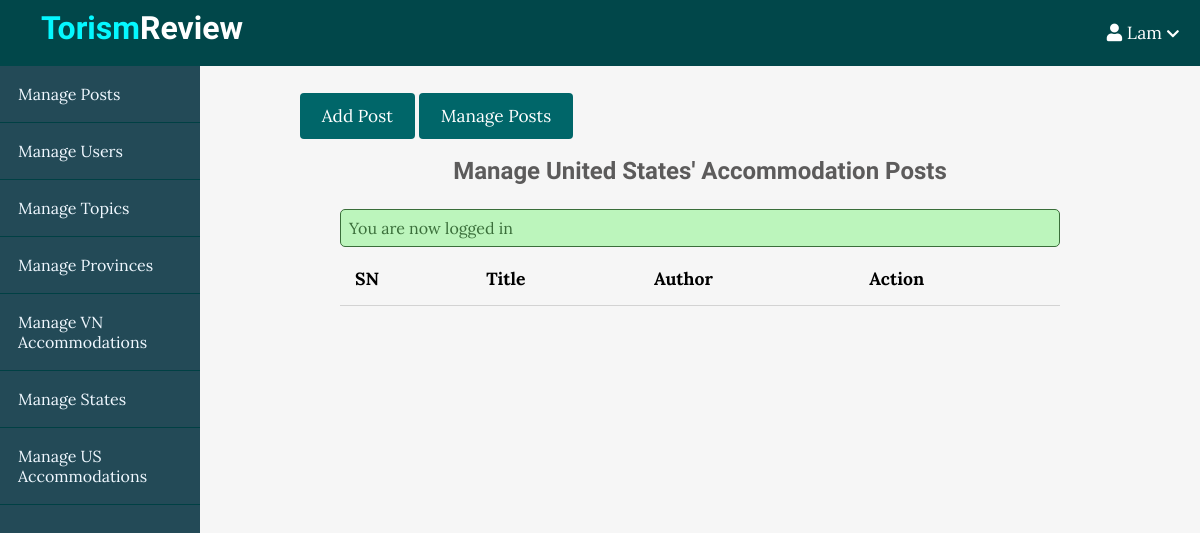
The app's page /admin/usaccomms/index.php (signed in), older data.
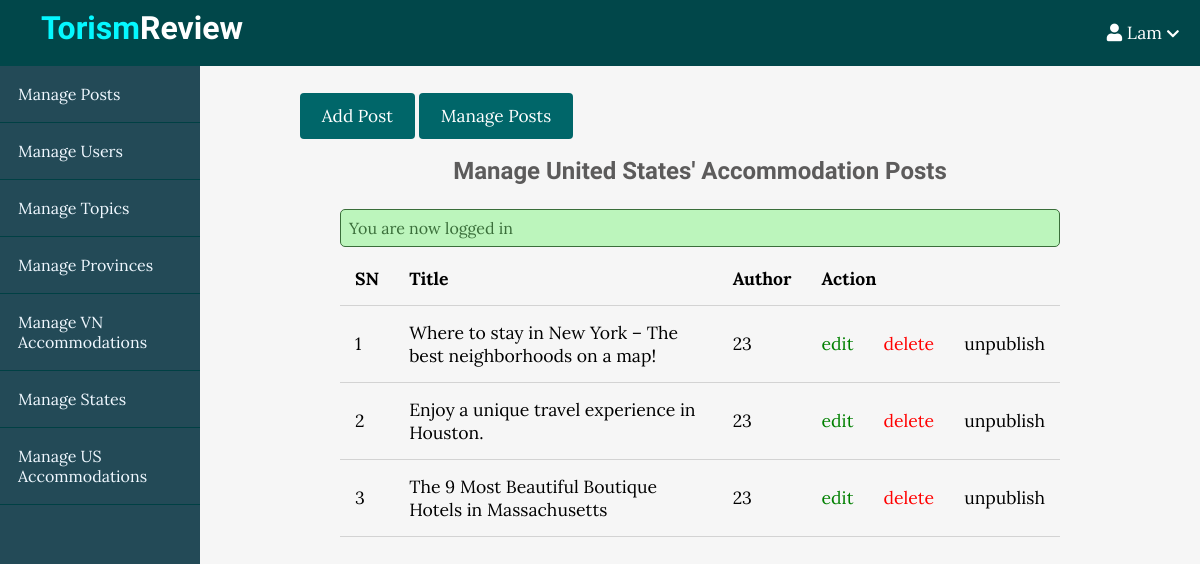
The same page, newer data.
### tables this page shows
CREATE TABLE `usaccomms` (
  `id` int(11) NOT NULL,
  `user_id` int(11) NOT NULL,
  `state_id` int(11) DEFAULT NULL,
  `title` varchar(255) NOT NULL,
  `image` varchar(255) NOT NULL,
  `body` text NOT NULL,
  `published` tinyint(4) NOT NULL,
  `created_at` datetime NOT NULL DEFAULT CURRENT_TIMESTAMP
);

### app/database/db.php (called while the page is built, shortened)
<?php
require('connect.php');
function selectAll($table, $conditions = [])
{
    global $conn;
    $sql = "SELECT * FROM $table";
    if (empty($conditions)) {
        $stmt = $conn->prepare($sql);
        $stmt->execute();
        $records = $stmt->get_result()->fetch_all(MYSQLI_ASSOC);
        return $records;
    }
}

### app/controllers/usaccomms.php (called while the page is built, shortened)
<?php
include(ROOT_PATH . "/app/database/db.php");
$table = 'usaccomms';
$posts = selectAll($table);

### admin/usaccomms/index.php (the view, shortened to what this page needs)
<?php include(ROOT_PATH . "/app/controllers/usaccomms.php");
?>
<!DOCTYPE html>
<html lang="en">
<head>
    <link rel="stylesheet" href="https://use.fontawesome.com/releases/v5.7.2/css/all.css">
    <link rel="stylesheet" href="../../assets/css/style.css">
    <link rel="stylesheet" href="../../assets/css/admin.css">
</head>
<body>
    <?php include(ROOT_PATH . "/app/includes/adminHeader.php"); ?>
    <div class="admin-wrapper">
        <?php include(ROOT_PATH . "/app/includes/adminSidebar.php"); ?>
        <div class="admin-content">
            <div class="button-group">
                <a href="create.php" class="btn btn-big">Add Post</a>
                <a href="index.php" class="btn btn-big">Manage Posts</a>
            </div>
            <div class="content">
                <h2 class="page-title">Manage United States' Accommodation Posts</h2>
                <?php include(ROOT_PATH . "/app/includes/messages.php"); ?>
                <table>
                    <thead>
                        <th>SN</th>
                        <th>Title</th>
                        <th>Author</th>
                        <th colspan="3">Action</th>
                    </thead>
                    <tbody>
                        <?php foreach ($posts as $key => $post) : ?>
                            <tr>
                                <td><?php echo $key + 1; ?></td>
                                <td><?php echo $post['title'] ?></td>
                                <td><?php echo $post['user_id'] ?></td>
                                <td><a href="edit.php?id=<?php echo $post['id']; ?>" class="edit">edit</a></td>
                                <td><a href="edit.php?delete_id=<?php echo $post['id']; ?>" class="delete">delete</a></td>
                                <?php if ($post['published']) : ?>
                                    <td><a href="edit.php?published=0&p_id=<?php echo $post['id'] ?>" class="unpublish">unpublish</a></td>
                                <?php else : ?>
                                    <td><a href="edit.php?published=1&p_id=<?php echo $post['id'] ?>" class="publish">publish</a></td>
                                <?php endif; ?>
                            </tr>
                        <?php endforeach; ?>
                    </tbody>
                </table>
            </div>
        </div>
    </div>
</body>
</html>

Row changes from the older to the newer data that the page shows:
added usaccomms: title "Where to stay in New York – The best neighborhoods on a map!", user "23"
added usaccomms: title "Enjoy a unique travel experience in Houston.", user "23"
added usaccomms: title "The 9 Most Beautiful Boutique Hotels in Massachusetts", user "23"
